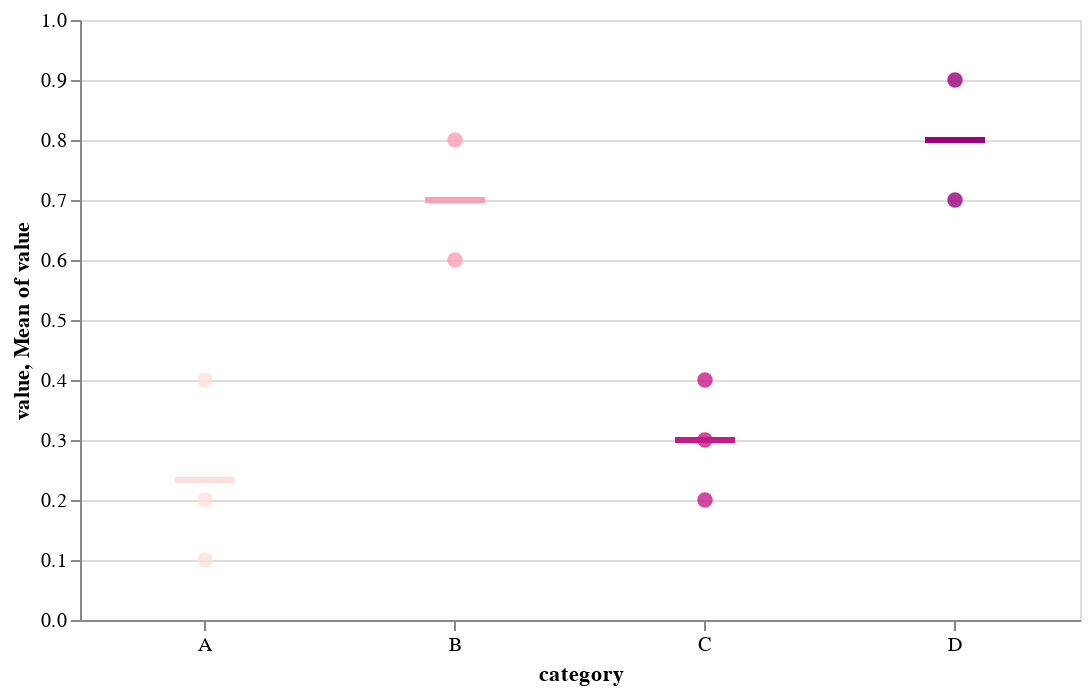

Express this chart as Vega-Lite.
### Vega-Lite specification from a JSON file in a GitHub repository (floating-point values rounded to 4 significant figures)
{"$schema": "https://vega.github.io/schema/vega-lite/v5.json", "data": {"values": [{"category": "A", "value": 0.2}, {"category": "A", "value": 0.4}, {"category": "A", "value": 0.1}, {"category": "B", "value": 0.8}, {"category": "B", "value": 0.6}, {"category": "C", "value": 0.2}, {"category": "C", "value": 0.3}, {"category": "C", "value": 0.4}, {"category": "D", "value": 0.7}, {"category": "D", "value": 0.9}]}, "width": 500, "height": 300, "encoding": {"x": {"field": "category", "type": "nominal", "axis": {"labelAngle": 0}}, "y": {"field": "value", "type": "quantitative", "scale": {"domain": [0, 1]}}, "color": {"field": "category", "type": "nominal", "scale": {"range": ["#fde0dd", "#fa9fb5", "#c51b8a", "#9b017d", "#7a0177", "#49006a", "#250045", "#000000"]}, "legend": null}}, "layer": [{"mark": {"type": "circle", "opacity": 0.8, "size": 60}}, {"mark": {"type": "tick", "color": "black", "strokeWidth": 20, "thickness": 3, "size": 30}, "encoding": {"y": {"aggregate": "mean", "field": "value"}, "x": {"field": "category", "type": "nominal"}, "color": {"field": "category", "type": "nominal"}}}]}
